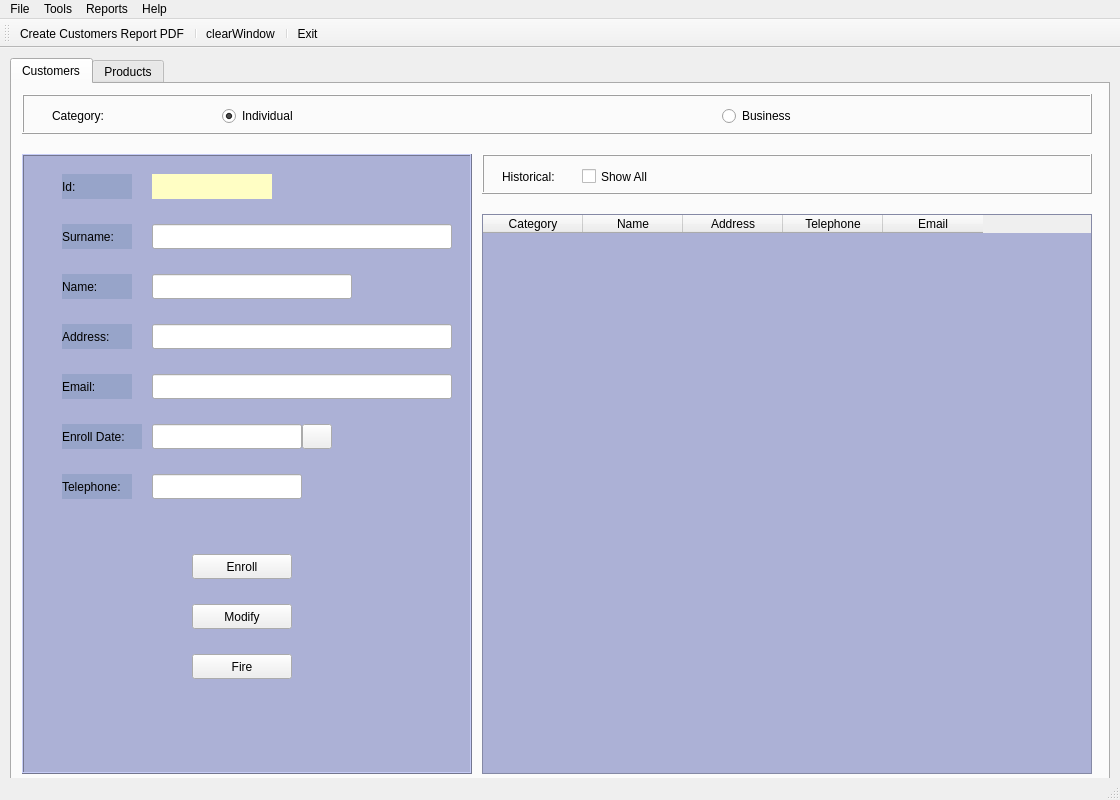
<?xml version="1.0" encoding="UTF-8"?>
<ui version="4.0">
 <class>MainWindow</class>
 <widget class="QMainWindow" name="MainWindow">
  <property name="geometry">
   <rect>
    <x>0</x>
    <y>0</y>
    <width>1120</width>
    <height>800</height>
   </rect>
  </property>
  <property name="minimumSize">
   <size>
    <width>1120</width>
    <height>800</height>
   </size>
  </property>
  <property name="maximumSize">
   <size>
    <width>1120</width>
    <height>800</height>
   </size>
  </property>
  <property name="windowTitle">
   <string>LibreriaTeis</string>
  </property>
  <widget class="QWidget" name="centralwidget">
   <widget class="QTabWidget" name="tabWidget">
    <property name="geometry">
     <rect>
      <x>10</x>
      <y>10</y>
      <width>1100</width>
      <height>730</height>
     </rect>
    </property>
    <property name="minimumSize">
     <size>
      <width>1100</width>
      <height>730</height>
     </size>
    </property>
    <property name="maximumSize">
     <size>
      <width>1100</width>
      <height>730</height>
     </size>
    </property>
    <property name="currentIndex">
     <number>0</number>
    </property>
    <widget class="QWidget" name="tab_3">
     <attribute name="title">
      <string>Customers</string>
     </attribute>
     <widget class="QFrame" name="frame_2">
      <property name="geometry">
       <rect>
        <x>10</x>
        <y>10</y>
        <width>1070</width>
        <height>40</height>
       </rect>
      </property>
      <property name="minimumSize">
       <size>
        <width>1070</width>
        <height>40</height>
       </size>
      </property>
      <property name="maximumSize">
       <size>
        <width>1070</width>
        <height>40</height>
       </size>
      </property>
      <property name="frameShape">
       <enum>QFrame::Box</enum>
      </property>
      <property name="frameShadow">
       <enum>QFrame::Raised</enum>
      </property>
      <widget class="QLabel" name="lblCategory">
       <property name="geometry">
        <rect>
         <x>30</x>
         <y>12</y>
         <width>70</width>
         <height>20</height>
        </rect>
       </property>
       <property name="minimumSize">
        <size>
         <width>70</width>
         <height>20</height>
        </size>
       </property>
       <property name="maximumSize">
        <size>
         <width>70</width>
         <height>20</height>
        </size>
       </property>
       <property name="text">
        <string>Category:</string>
       </property>
      </widget>
      <widget class="QRadioButton" name="rbtIndividual">
       <property name="geometry">
        <rect>
         <x>200</x>
         <y>12</y>
         <width>300</width>
         <height>20</height>
        </rect>
       </property>
       <property name="minimumSize">
        <size>
         <width>300</width>
         <height>20</height>
        </size>
       </property>
       <property name="maximumSize">
        <size>
         <width>300</width>
         <height>20</height>
        </size>
       </property>
       <property name="text">
        <string>Individual</string>
       </property>
       <property name="checked">
        <bool>true</bool>
       </property>
      </widget>
      <widget class="QRadioButton" name="rbtBusiness">
       <property name="geometry">
        <rect>
         <x>700</x>
         <y>12</y>
         <width>300</width>
         <height>20</height>
        </rect>
       </property>
       <property name="minimumSize">
        <size>
         <width>300</width>
         <height>20</height>
        </size>
       </property>
       <property name="maximumSize">
        <size>
         <width>300</width>
         <height>20</height>
        </size>
       </property>
       <property name="text">
        <string>Business</string>
       </property>
      </widget>
     </widget>
     <widget class="QFrame" name="frame">
      <property name="geometry">
       <rect>
        <x>10</x>
        <y>70</y>
        <width>450</width>
        <height>620</height>
       </rect>
      </property>
      <property name="minimumSize">
       <size>
        <width>450</width>
        <height>620</height>
       </size>
      </property>
      <property name="maximumSize">
       <size>
        <width>450</width>
        <height>620</height>
       </size>
      </property>
      <property name="styleSheet">
       <string notr="true">QFrame {
	background-color: #ACB1D6;
}

QLineEdit {
	color: rgb(0,0,0);
}

QCheckBox {
	color: rgb(0,0,0);
}

QRadioButton{
	color: rgb(0,0,0);
}

QComboBox{
	color: rgb(0,0,0);
}

QLabel{
	background-color: #97A4C9;

}</string>
      </property>
      <property name="frameShape">
       <enum>QFrame::Box</enum>
      </property>
      <property name="frameShadow">
       <enum>QFrame::Raised</enum>
      </property>
      <widget class="QLabel" name="lblIdCustomer">
       <property name="geometry">
        <rect>
         <x>40</x>
         <y>20</y>
         <width>70</width>
         <height>25</height>
        </rect>
       </property>
       <property name="minimumSize">
        <size>
         <width>70</width>
         <height>25</height>
        </size>
       </property>
       <property name="maximumSize">
        <size>
         <width>70</width>
         <height>25</height>
        </size>
       </property>
       <property name="text">
        <string>Id:</string>
       </property>
      </widget>
      <widget class="QLabel" name="lblName">
       <property name="geometry">
        <rect>
         <x>40</x>
         <y>120</y>
         <width>70</width>
         <height>25</height>
        </rect>
       </property>
       <property name="minimumSize">
        <size>
         <width>70</width>
         <height>25</height>
        </size>
       </property>
       <property name="maximumSize">
        <size>
         <width>70</width>
         <height>25</height>
        </size>
       </property>
       <property name="text">
        <string>Name:</string>
       </property>
      </widget>
      <widget class="QLabel" name="lblSurname">
       <property name="geometry">
        <rect>
         <x>40</x>
         <y>70</y>
         <width>70</width>
         <height>25</height>
        </rect>
       </property>
       <property name="minimumSize">
        <size>
         <width>70</width>
         <height>25</height>
        </size>
       </property>
       <property name="maximumSize">
        <size>
         <width>70</width>
         <height>25</height>
        </size>
       </property>
       <property name="text">
        <string>Surname:</string>
       </property>
      </widget>
      <widget class="QLabel" name="lblAddress">
       <property name="geometry">
        <rect>
         <x>40</x>
         <y>170</y>
         <width>70</width>
         <height>25</height>
        </rect>
       </property>
       <property name="minimumSize">
        <size>
         <width>70</width>
         <height>25</height>
        </size>
       </property>
       <property name="maximumSize">
        <size>
         <width>70</width>
         <height>25</height>
        </size>
       </property>
       <property name="text">
        <string>Address:</string>
       </property>
      </widget>
      <widget class="QLabel" name="lblEnrollDate">
       <property name="geometry">
        <rect>
         <x>40</x>
         <y>270</y>
         <width>80</width>
         <height>25</height>
        </rect>
       </property>
       <property name="minimumSize">
        <size>
         <width>80</width>
         <height>25</height>
        </size>
       </property>
       <property name="maximumSize">
        <size>
         <width>80</width>
         <height>25</height>
        </size>
       </property>
       <property name="text">
        <string>Enroll Date:</string>
       </property>
      </widget>
      <widget class="QLabel" name="lblTelephone">
       <property name="geometry">
        <rect>
         <x>40</x>
         <y>320</y>
         <width>70</width>
         <height>25</height>
        </rect>
       </property>
       <property name="minimumSize">
        <size>
         <width>70</width>
         <height>25</height>
        </size>
       </property>
       <property name="maximumSize">
        <size>
         <width>70</width>
         <height>25</height>
        </size>
       </property>
       <property name="text">
        <string>Telephone:</string>
       </property>
      </widget>
      <widget class="QLabel" name="lblEmail">
       <property name="geometry">
        <rect>
         <x>40</x>
         <y>220</y>
         <width>70</width>
         <height>25</height>
        </rect>
       </property>
       <property name="minimumSize">
        <size>
         <width>70</width>
         <height>25</height>
        </size>
       </property>
       <property name="maximumSize">
        <size>
         <width>70</width>
         <height>25</height>
        </size>
       </property>
       <property name="text">
        <string>Email:</string>
       </property>
      </widget>
      <widget class="QLabel" name="lblId">
       <property name="geometry">
        <rect>
         <x>130</x>
         <y>20</y>
         <width>120</width>
         <height>25</height>
        </rect>
       </property>
       <property name="minimumSize">
        <size>
         <width>120</width>
         <height>25</height>
        </size>
       </property>
       <property name="maximumSize">
        <size>
         <width>120</width>
         <height>25</height>
        </size>
       </property>
       <property name="styleSheet">
        <string notr="true">background:  rgb(255, 254, 196)</string>
       </property>
       <property name="text">
        <string/>
       </property>
       <property name="alignment">
        <set>Qt::AlignCenter</set>
       </property>
      </widget>
      <widget class="QLineEdit" name="txtName">
       <property name="geometry">
        <rect>
         <x>130</x>
         <y>120</y>
         <width>200</width>
         <height>25</height>
        </rect>
       </property>
       <property name="minimumSize">
        <size>
         <width>200</width>
         <height>25</height>
        </size>
       </property>
       <property name="maximumSize">
        <size>
         <width>200</width>
         <height>25</height>
        </size>
       </property>
      </widget>
      <widget class="QLineEdit" name="txtSurname">
       <property name="geometry">
        <rect>
         <x>130</x>
         <y>70</y>
         <width>300</width>
         <height>25</height>
        </rect>
       </property>
       <property name="minimumSize">
        <size>
         <width>300</width>
         <height>25</height>
        </size>
       </property>
       <property name="maximumSize">
        <size>
         <width>300</width>
         <height>25</height>
        </size>
       </property>
      </widget>
      <widget class="QLineEdit" name="txtAddress">
       <property name="geometry">
        <rect>
         <x>130</x>
         <y>170</y>
         <width>300</width>
         <height>25</height>
        </rect>
       </property>
       <property name="minimumSize">
        <size>
         <width>300</width>
         <height>25</height>
        </size>
       </property>
       <property name="maximumSize">
        <size>
         <width>300</width>
         <height>25</height>
        </size>
       </property>
      </widget>
      <widget class="QLineEdit" name="txtTelephone">
       <property name="geometry">
        <rect>
         <x>130</x>
         <y>320</y>
         <width>150</width>
         <height>25</height>
        </rect>
       </property>
       <property name="minimumSize">
        <size>
         <width>150</width>
         <height>25</height>
        </size>
       </property>
       <property name="maximumSize">
        <size>
         <width>150</width>
         <height>25</height>
        </size>
       </property>
       <property name="alignment">
        <set>Qt::AlignCenter</set>
       </property>
      </widget>
      <widget class="QLineEdit" name="txtEmail">
       <property name="geometry">
        <rect>
         <x>130</x>
         <y>220</y>
         <width>300</width>
         <height>25</height>
        </rect>
       </property>
       <property name="minimumSize">
        <size>
         <width>300</width>
         <height>25</height>
        </size>
       </property>
       <property name="maximumSize">
        <size>
         <width>300</width>
         <height>25</height>
        </size>
       </property>
      </widget>
      <widget class="QLineEdit" name="txtEnrollDate">
       <property name="geometry">
        <rect>
         <x>130</x>
         <y>270</y>
         <width>150</width>
         <height>25</height>
        </rect>
       </property>
       <property name="minimumSize">
        <size>
         <width>150</width>
         <height>25</height>
        </size>
       </property>
       <property name="maximumSize">
        <size>
         <width>150</width>
         <height>25</height>
        </size>
       </property>
       <property name="alignment">
        <set>Qt::AlignCenter</set>
       </property>
      </widget>
      <widget class="QPushButton" name="btnCalendar">
       <property name="geometry">
        <rect>
         <x>280</x>
         <y>270</y>
         <width>30</width>
         <height>25</height>
        </rect>
       </property>
       <property name="minimumSize">
        <size>
         <width>30</width>
         <height>25</height>
        </size>
       </property>
       <property name="maximumSize">
        <size>
         <width>30</width>
         <height>25</height>
        </size>
       </property>
       <property name="text">
        <string/>
       </property>
       <property name="icon">
        <iconset>
         <normaloff>../images/calendario.ico</normaloff>../images/calendario.ico</iconset>
       </property>
       <property name="iconSize">
        <size>
         <width>24</width>
         <height>24</height>
        </size>
       </property>
      </widget>
      <widget class="QPushButton" name="btnEnroll">
       <property name="geometry">
        <rect>
         <x>170</x>
         <y>400</y>
         <width>100</width>
         <height>25</height>
        </rect>
       </property>
       <property name="minimumSize">
        <size>
         <width>100</width>
         <height>25</height>
        </size>
       </property>
       <property name="maximumSize">
        <size>
         <width>100</width>
         <height>25</height>
        </size>
       </property>
       <property name="text">
        <string>Enroll</string>
       </property>
      </widget>
      <widget class="QPushButton" name="btnModify">
       <property name="geometry">
        <rect>
         <x>170</x>
         <y>450</y>
         <width>100</width>
         <height>25</height>
        </rect>
       </property>
       <property name="minimumSize">
        <size>
         <width>100</width>
         <height>25</height>
        </size>
       </property>
       <property name="maximumSize">
        <size>
         <width>100</width>
         <height>25</height>
        </size>
       </property>
       <property name="text">
        <string>Modify</string>
       </property>
      </widget>
      <widget class="QPushButton" name="btnFire">
       <property name="geometry">
        <rect>
         <x>170</x>
         <y>500</y>
         <width>100</width>
         <height>25</height>
        </rect>
       </property>
       <property name="minimumSize">
        <size>
         <width>100</width>
         <height>25</height>
        </size>
       </property>
       <property name="maximumSize">
        <size>
         <width>100</width>
         <height>25</height>
        </size>
       </property>
       <property name="text">
        <string>Fire</string>
       </property>
      </widget>
     </widget>
     <widget class="QFrame" name="frame_3">
      <property name="geometry">
       <rect>
        <x>470</x>
        <y>70</y>
        <width>610</width>
        <height>40</height>
       </rect>
      </property>
      <property name="minimumSize">
       <size>
        <width>610</width>
        <height>40</height>
       </size>
      </property>
      <property name="maximumSize">
       <size>
        <width>610</width>
        <height>40</height>
       </size>
      </property>
      <property name="frameShape">
       <enum>QFrame::Box</enum>
      </property>
      <property name="frameShadow">
       <enum>QFrame::Raised</enum>
      </property>
      <widget class="QLabel" name="lblHistorical">
       <property name="geometry">
        <rect>
         <x>20</x>
         <y>10</y>
         <width>70</width>
         <height>25</height>
        </rect>
       </property>
       <property name="minimumSize">
        <size>
         <width>70</width>
         <height>25</height>
        </size>
       </property>
       <property name="maximumSize">
        <size>
         <width>70</width>
         <height>25</height>
        </size>
       </property>
       <property name="text">
        <string>Historical:</string>
       </property>
      </widget>
      <widget class="QCheckBox" name="chkAll">
       <property name="geometry">
        <rect>
         <x>100</x>
         <y>10</y>
         <width>300</width>
         <height>25</height>
        </rect>
       </property>
       <property name="minimumSize">
        <size>
         <width>300</width>
         <height>25</height>
        </size>
       </property>
       <property name="maximumSize">
        <size>
         <width>300</width>
         <height>25</height>
        </size>
       </property>
       <property name="text">
        <string>Show All</string>
       </property>
      </widget>
     </widget>
     <widget class="QTableWidget" name="tabCustomers">
      <property name="geometry">
       <rect>
        <x>470</x>
        <y>130</y>
        <width>610</width>
        <height>560</height>
       </rect>
      </property>
      <property name="minimumSize">
       <size>
        <width>610</width>
        <height>560</height>
       </size>
      </property>
      <property name="maximumSize">
       <size>
        <width>610</width>
        <height>560</height>
       </size>
      </property>
      <property name="styleSheet">
       <string notr="true">QTableWidget::item:selected {
    background-color:  : #C59A6C;
	color: rgb(0,0,0);
}

QTableWidget {
    background-color: #ACB1D6;
}</string>
      </property>
      <column>
       <property name="text">
        <string>Category</string>
       </property>
      </column>
      <column>
       <property name="text">
        <string>Name</string>
       </property>
      </column>
      <column>
       <property name="text">
        <string>Address</string>
       </property>
      </column>
      <column>
       <property name="text">
        <string>Telephone</string>
       </property>
      </column>
      <column>
       <property name="text">
        <string>Email</string>
       </property>
      </column>
     </widget>
    </widget>
    <widget class="QWidget" name="tab_4">
     <attribute name="title">
      <string>Products</string>
     </attribute>
     <widget class="QTableWidget" name="tabProducts">
      <property name="geometry">
       <rect>
        <x>40</x>
        <y>250</y>
        <width>1025</width>
        <height>440</height>
       </rect>
      </property>
      <property name="minimumSize">
       <size>
        <width>1025</width>
        <height>440</height>
       </size>
      </property>
      <property name="maximumSize">
       <size>
        <width>1025</width>
        <height>440</height>
       </size>
      </property>
      <property name="styleSheet">
       <string notr="true">QTableWidget::item:selected {
    background-color:  : #C59A6C;
	color: rgb(0,0,0);
}

QTableWidget {
    background-color: #ACB1D6;
}</string>
      </property>
      <column>
       <property name="text">
        <string>Id</string>
       </property>
      </column>
      <column>
       <property name="text">
        <string>Name</string>
       </property>
      </column>
      <column>
       <property name="text">
        <string>Price</string>
       </property>
      </column>
      <column>
       <property name="text">
        <string>Stock</string>
       </property>
      </column>
     </widget>
     <widget class="QFrame" name="frame_4">
      <property name="geometry">
       <rect>
        <x>40</x>
        <y>20</y>
        <width>1025</width>
        <height>200</height>
       </rect>
      </property>
      <property name="minimumSize">
       <size>
        <width>1025</width>
        <height>200</height>
       </size>
      </property>
      <property name="maximumSize">
       <size>
        <width>1025</width>
        <height>200</height>
       </size>
      </property>
      <property name="styleSheet">
       <string notr="true">QFrame {
	background-color: #ACB1D6;
}

QLineEdit {
	color: rgb(0,0,0);
}

QCheckBox {
	color: rgb(0,0,0);
}

QRadioButton{
	color: rgb(0,0,0);
}

QComboBox{
	color: rgb(0,0,0);
}

QLabel{
	background-color: #97A4C9;

}</string>
      </property>
      <property name="frameShape">
       <enum>QFrame::Box</enum>
      </property>
      <property name="frameShadow">
       <enum>QFrame::Raised</enum>
      </property>
      <widget class="QLabel" name="lblNamePro">
       <property name="geometry">
        <rect>
         <x>40</x>
         <y>90</y>
         <width>70</width>
         <height>25</height>
        </rect>
       </property>
       <property name="minimumSize">
        <size>
         <width>70</width>
         <height>25</height>
        </size>
       </property>
       <property name="maximumSize">
        <size>
         <width>70</width>
         <height>25</height>
        </size>
       </property>
       <property name="text">
        <string>Name:</string>
       </property>
      </widget>
      <widget class="QLineEdit" name="txtNamePro">
       <property name="geometry">
        <rect>
         <x>140</x>
         <y>90</y>
         <width>200</width>
         <height>25</height>
        </rect>
       </property>
       <property name="minimumSize">
        <size>
         <width>200</width>
         <height>25</height>
        </size>
       </property>
       <property name="maximumSize">
        <size>
         <width>200</width>
         <height>25</height>
        </size>
       </property>
      </widget>
      <widget class="QPushButton" name="btnAdd">
       <property name="geometry">
        <rect>
         <x>190</x>
         <y>150</y>
         <width>100</width>
         <height>25</height>
        </rect>
       </property>
       <property name="minimumSize">
        <size>
         <width>100</width>
         <height>25</height>
        </size>
       </property>
       <property name="maximumSize">
        <size>
         <width>100</width>
         <height>25</height>
        </size>
       </property>
       <property name="text">
        <string>Add</string>
       </property>
      </widget>
      <widget class="QPushButton" name="btnModify_2">
       <property name="geometry">
        <rect>
         <x>450</x>
         <y>150</y>
         <width>100</width>
         <height>25</height>
        </rect>
       </property>
       <property name="minimumSize">
        <size>
         <width>100</width>
         <height>25</height>
        </size>
       </property>
       <property name="maximumSize">
        <size>
         <width>100</width>
         <height>25</height>
        </size>
       </property>
       <property name="text">
        <string>Modify</string>
       </property>
      </widget>
      <widget class="QPushButton" name="btnRemove">
       <property name="geometry">
        <rect>
         <x>700</x>
         <y>150</y>
         <width>100</width>
         <height>25</height>
        </rect>
       </property>
       <property name="minimumSize">
        <size>
         <width>100</width>
         <height>25</height>
        </size>
       </property>
       <property name="maximumSize">
        <size>
         <width>100</width>
         <height>25</height>
        </size>
       </property>
       <property name="text">
        <string>Remove</string>
       </property>
      </widget>
      <widget class="QLabel" name="lblIdProduct">
       <property name="geometry">
        <rect>
         <x>40</x>
         <y>30</y>
         <width>70</width>
         <height>25</height>
        </rect>
       </property>
       <property name="minimumSize">
        <size>
         <width>70</width>
         <height>25</height>
        </size>
       </property>
       <property name="maximumSize">
        <size>
         <width>70</width>
         <height>25</height>
        </size>
       </property>
       <property name="text">
        <string>Id:</string>
       </property>
      </widget>
      <widget class="QLabel" name="lblIdPro">
       <property name="geometry">
        <rect>
         <x>140</x>
         <y>30</y>
         <width>120</width>
         <height>25</height>
        </rect>
       </property>
       <property name="minimumSize">
        <size>
         <width>120</width>
         <height>25</height>
        </size>
       </property>
       <property name="maximumSize">
        <size>
         <width>120</width>
         <height>25</height>
        </size>
       </property>
       <property name="styleSheet">
        <string notr="true">background:  rgb(255, 254, 196)</string>
       </property>
       <property name="text">
        <string/>
       </property>
       <property name="alignment">
        <set>Qt::AlignCenter</set>
       </property>
      </widget>
      <widget class="QLabel" name="lblPricePro">
       <property name="geometry">
        <rect>
         <x>390</x>
         <y>90</y>
         <width>70</width>
         <height>25</height>
        </rect>
       </property>
       <property name="minimumSize">
        <size>
         <width>70</width>
         <height>25</height>
        </size>
       </property>
       <property name="maximumSize">
        <size>
         <width>70</width>
         <height>25</height>
        </size>
       </property>
       <property name="text">
        <string>Price:</string>
       </property>
      </widget>
      <widget class="QSpinBox" name="spStockPro">
       <property name="geometry">
        <rect>
         <x>800</x>
         <y>90</y>
         <width>75</width>
         <height>25</height>
        </rect>
       </property>
       <property name="minimumSize">
        <size>
         <width>75</width>
         <height>25</height>
        </size>
       </property>
       <property name="maximumSize">
        <size>
         <width>75</width>
         <height>25</height>
        </size>
       </property>
      </widget>
      <widget class="QLineEdit" name="txtPricePro">
       <property name="geometry">
        <rect>
         <x>500</x>
         <y>90</y>
         <width>150</width>
         <height>25</height>
        </rect>
       </property>
       <property name="minimumSize">
        <size>
         <width>150</width>
         <height>25</height>
        </size>
       </property>
       <property name="maximumSize">
        <size>
         <width>150</width>
         <height>25</height>
        </size>
       </property>
      </widget>
      <widget class="QLabel" name="lblStockPro">
       <property name="geometry">
        <rect>
         <x>700</x>
         <y>90</y>
         <width>70</width>
         <height>25</height>
        </rect>
       </property>
       <property name="minimumSize">
        <size>
         <width>70</width>
         <height>25</height>
        </size>
       </property>
       <property name="maximumSize">
        <size>
         <width>70</width>
         <height>25</height>
        </size>
       </property>
       <property name="text">
        <string>Stock:</string>
       </property>
      </widget>
     </widget>
    </widget>
   </widget>
  </widget>
  <widget class="QMenuBar" name="menubar">
   <property name="geometry">
    <rect>
     <x>0</x>
     <y>0</y>
     <width>1120</width>
     <height>26</height>
    </rect>
   </property>
   <widget class="QMenu" name="menuCustomers">
    <property name="title">
     <string>File</string>
    </property>
    <addaction name="actionExit"/>
   </widget>
   <widget class="QMenu" name="menuHerramientas">
    <property name="title">
     <string>Tools</string>
    </property>
   </widget>
   <widget class="QMenu" name="menuInformes">
    <property name="title">
     <string>Reports</string>
    </property>
    <addaction name="actionCreate_Customers_Report_PDF"/>
   </widget>
   <widget class="QMenu" name="menuAyuda">
    <property name="title">
     <string>Help</string>
    </property>
   </widget>
   <addaction name="menuCustomers"/>
   <addaction name="menuHerramientas"/>
   <addaction name="menuInformes"/>
   <addaction name="menuAyuda"/>
  </widget>
  <widget class="QStatusBar" name="statusbar"/>
  <widget class="QToolBar" name="toolBar">
   <property name="windowTitle">
    <string>toolBar</string>
   </property>
   <attribute name="toolBarArea">
    <enum>TopToolBarArea</enum>
   </attribute>
   <attribute name="toolBarBreak">
    <bool>false</bool>
   </attribute>
   <addaction name="actionCreate_Customers_Report_PDF"/>
   <addaction name="separator"/>
   <addaction name="actionclearWindow"/>
   <addaction name="separator"/>
   <addaction name="actionExit"/>
  </widget>
  <action name="actionCreate_Customers_Report_PDF">
   <property name="icon">
    <iconset>
     <normaloff>../images/crearreport.ico</normaloff>../images/crearreport.ico</iconset>
   </property>
   <property name="text">
    <string>Create Customers Report PDF</string>
   </property>
  </action>
  <action name="actionExit">
   <property name="icon">
    <iconset>
     <normaloff>../images/salir.ico</normaloff>../images/salir.ico</iconset>
   </property>
   <property name="text">
    <string>Exit</string>
   </property>
  </action>
  <action name="actionclearWindow">
   <property name="icon">
    <iconset>
     <normaloff>../images/actualizar.ico</normaloff>../images/actualizar.ico</iconset>
   </property>
   <property name="text">
    <string>clearWindow</string>
   </property>
   <property name="toolTip">
    <string>clearWindow</string>
   </property>
  </action>
 </widget>
 <resources/>
 <connections/>
</ui>
